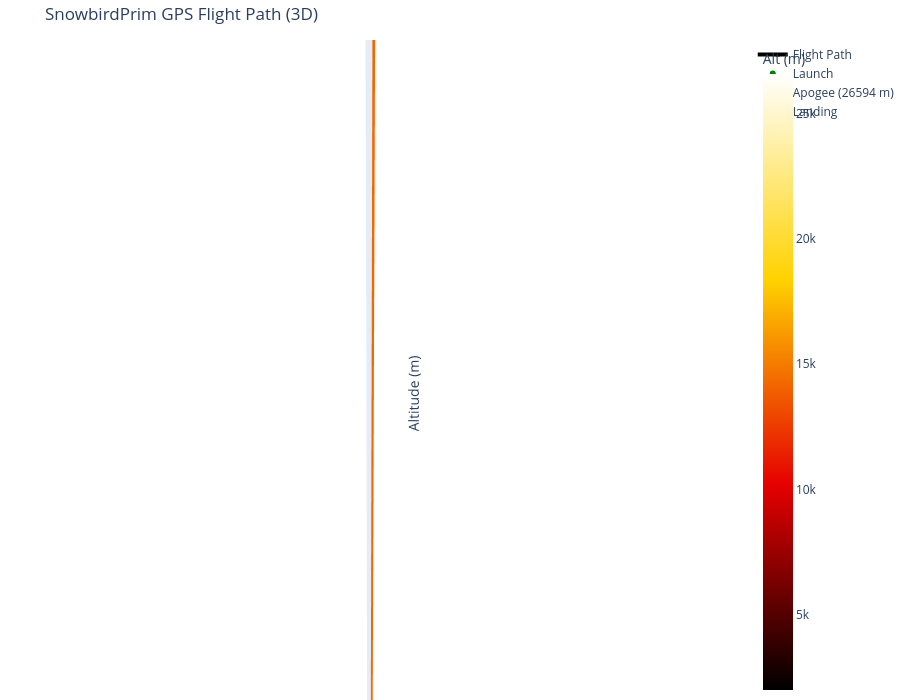

Write notebook code for a chart like this one.
### Code cell
# 3D flight path — Lat/Lon/Alt scatter with altitude coloring
fig3d = go.Figure()

fig3d.add_trace(go.Scatter3d(
    x=gps["LON"], y=gps["LAT"], z=gps["ALT"],
    mode="lines",
    line=dict(width=4, color=gps["ALT"], colorscale="Hot", showscale=True,
              colorbar=dict(title="Alt (m)")),
    name="Flight Path",
    hovertext=[f"Alt: {a:.0f} m<br>Lat: {la:.5f}<br>Lon: {lo:.5f}"
               for a, la, lo in zip(gps["ALT"], gps["LAT"], gps["LON"])],
    hoverinfo="text",
))

# Waypoint markers
for label, row, color in [("Launch", launch, "green"), (f"Apogee ({apo.ALT:.0f} m)", apo, "blue"), ("Landing", landing, "orange")]:
    fig3d.add_trace(go.Scatter3d(
        x=[row.LON], y=[row.LAT], z=[row.ALT],
        mode="markers+text", text=[label], textposition="top center",
        marker=dict(size=6, color=color),
        name=label,
    ))

fig3d.update_layout(
    scene=dict(
        xaxis_title="Longitude",
        yaxis_title="Latitude",
        zaxis_title="Altitude (m)",
        aspectmode="data",
    ),
    title="SnowbirdPrim GPS Flight Path (3D)",
    height=700,
    margin=dict(l=0, r=0, t=40, b=0),
)
fig3d.show()

### Figure 1 — Plotly figure (JSON) as saved in the notebook; plotly's stock layout.template omitted (floating-point values rounded to 4 significant figures; data arrays with more than 128 entries replaced by an {"elided": "..."} marker saying what was removed)
{"data": [{"hoverinfo": "text", "hovertext": {"elided": "597 str values"}, "line": {"color": {"elided": "597 float values"}, "colorbar": {"title": {"text": "Alt (m)"}}, "colorscale": [[0, "rgb(0,0,0)"], [0.3333, "rgb(230,0,0)"], [0.6667, "rgb(255,210,0)"], [1, "rgb(255,255,255)"]], "showscale": true, "width": 4}, "mode": "lines", "name": "Flight Path", "type": "scatter3d", "x": {"elided": "597 float values"}, "y": {"elided": "597 float values"}, "z": {"elided": "597 float values"}}, {"marker": {"color": "green", "size": 6}, "mode": "markers+text", "name": "Launch", "text": ["Launch"], "textposition": "top center", "type": "scatter3d", "x": [-117.8], "y": [35.35], "z": [2054.0]}, {"marker": {"color": "blue", "size": 6}, "mode": "markers+text", "name": "Apogee (26594 m)", "text": ["Apogee (26594 m)"], "textposition": "top center", "type": "scatter3d", "x": [-117.8], "y": [35.34], "z": [26590.0]}, {"marker": {"color": "orange", "size": 6}, "mode": "markers+text", "name": "Landing", "text": ["Landing"], "textposition": "top center", "type": "scatter3d", "x": [-117.8], "y": [35.35], "z": [1981]}], "layout": {"height": 700, "margin": {"b": 0, "l": 0, "r": 0, "t": 40}, "scene": {"aspectmode": "data", "xaxis": {"title": {"text": "Longitude"}}, "yaxis": {"title": {"text": "Latitude"}}, "zaxis": {"title": {"text": "Altitude (m)"}}}, "title": {"text": "SnowbirdPrim GPS Flight Path (3D)"}}}
